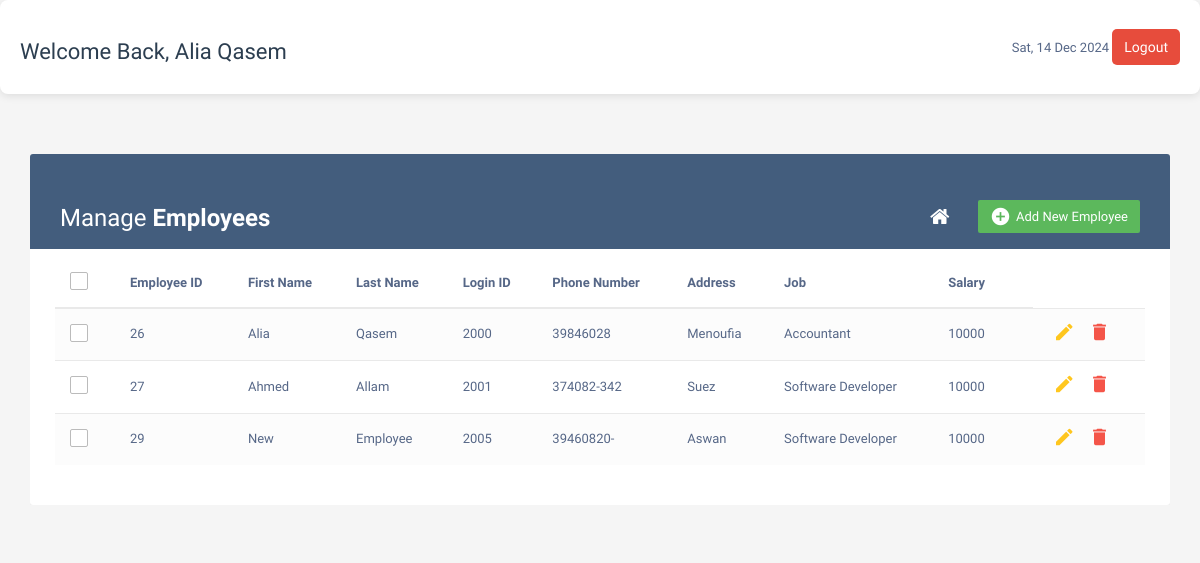
The app's page /employeecrud.php (signed in), older data.
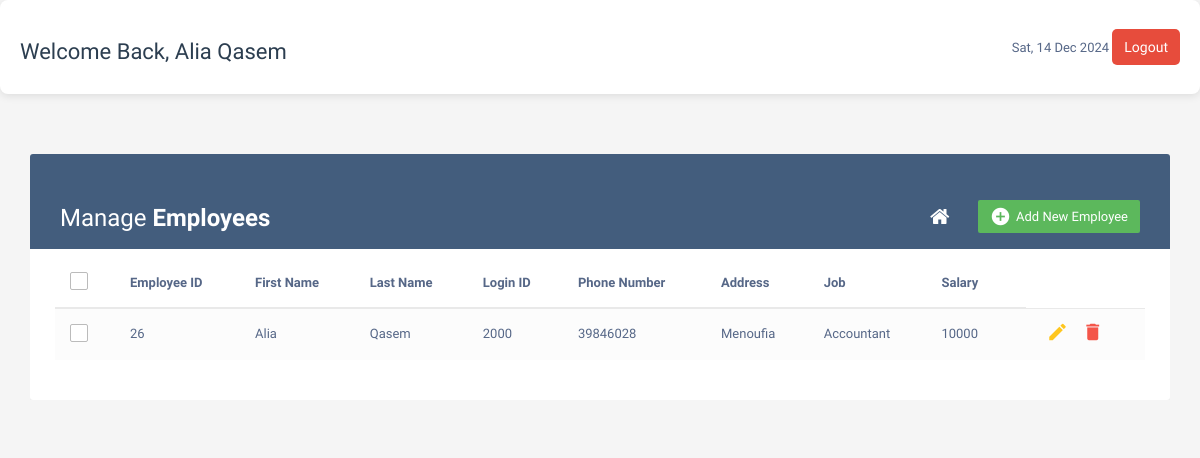
The same page, newer data.
### tables this page shows
CREATE TABLE `employee` (
  `employee_id` int(11) NOT NULL,
  `person_id` int(11) NOT NULL,
  `department_id` int(11) DEFAULT NULL,
  `logi_id` int(14) NOT NULL,
  `password` varchar(225) NOT NULL
);

CREATE TABLE `person` (
  `person_id` int(11) NOT NULL,
  `first_name` varchar(225) NOT NULL,
  `last_name` varchar(225) NOT NULL,
  `age` int(10) NOT NULL,
  `address` varchar(225) NOT NULL,
  `phone_number` varchar(11) NOT NULL,
  `date_of_birth` date NOT NULL,
  `absent_times` int(10) DEFAULT NULL,
  `salary` decimal(20,0) NOT NULL,
  `job_title` varchar(225) NOT NULL,
  `gender` enum('male','female') NOT NULL,
  `role` enum('admin','employee','manager') NOT NULL
);

### employeecrud.php (the view, shortened to what this page needs)
<?php include("config.php"); ?>
<?php
$user_name = $_SESSION['user_name'];
?>
<!DOCTYPE html>
<html lang="en">
<head>
    <link rel="stylesheet" href="dashboard.css">
    <link rel="stylesheet" href="https://maxcdn.bootstrapcdn.com/font-awesome/4.7.0/css/font-awesome.min.css">
    <link rel="stylesheet" href="https://maxcdn.bootstrapcdn.com/bootstrap/3.3.7/css/bootstrap.min.css">
</head>
<body>
    <div class="header">
        <h3>Welcome Back, <?php echo $user_name; ?></h3>
        <div>
            <span id="currentDate"></span>
            <button class="btn-signout ms-3" onclick="logout()">Logout</button>
        </div>
    </div>
    <div class="container">
        <div class="table-responsive">
            <div class="table-wrapper">
                <div class="table-title">
                    <div class="row">
                        <div class="col-xs-6">
                            <h2>Manage <b>Employees</b></h2>
                        </div>
                        <div class="col-xs-6">
                            <a href="#addEmployeeModal" class="btn btn-success" data-toggle="modal"><i
                                    class="material-icons">&#xE147;</i> <span>Add New Employee</span></a>
                            <a href="dashboard.php" class="btn btn-secondary"><i class="fa fa-home"></i></a>
                        </div>
                    </div>
                </div>
                <table class="table table-striped table-hover">
                    <thead>
                        <tr>
                            <th>
                                <span class="custom-checkbox">
                                    <label for="selectAll"></label>
                                </span>
                            </th>
                            <th>Employee ID</th>
                            <th>First Name</th>
                            <th>Last Name</th>
                            <th>Login ID</th>
                            <th>Phone Number</th>
                            <th>Address</th>
                            <th>Job</th>
                            <th>Salary</th>
                        </tr>
                    </thead>
                    <tbody>
                        <?php
                        $query = "
            SELECT
            employee.employee_id,
            employee.logi_id,
            person.first_name,
            person.last_name,
            person.phone_number AS phone,
            person.address,
            person.job_title AS job,
            person.salary
        FROM
            employee
        JOIN
            person
        ON
            employee.person_id = person.person_id
        ";
                        $result = $database->prepare($query);
                        if (!$result) {
                            die("query failed" . mysqli_error($mysql));
                        } else {
                            $stmt = $database->prepare($query);
                            $stmt->execute();
                            $result = $stmt->fetchAll(PDO::FETCH_ASSOC);
                            foreach ($result as $row) {
                                ?>
                                <tr>
                                    <td>
                                        <span class="custom-checkbox">
                                            <label for="checkbox1"></label>
                                        </span>
                                    </td>
                                    <td><?php echo $row['employee_id']; ?></td>
                                    <td><?php echo $row['first_name']; ?></td>
                                    <td><?php echo $row['last_name']; ?></td>
                                    <td><?php echo $row['logi_id']; ?></td>
                                    <td><?php echo $row['phone']; ?></td>
                                    <td><?php echo $row['address']; ?></td>
                                    <td><?php echo $row['job']; ?></td>
                                    <td><?php echo $row['salary']; ?></td>
                                    <td>
                                        <a href="update_emp.php?id=<?php echo $row['employee_id']; ?>" class="edit"><i
                                                class="material-icons" data-toggle="tooltip" title="Edit">&#xE254;</i></a>
                                        <a href="delete_emp.php?id=<?php echo $row['employee_id']; ?>" class="delete"
                                            data-toggle="modal"><i class="material-icons" data-toggle="tooltip"
                                                title="Delete">&#xE872;</i></a>
                                    </td>
                                </tr>
                                <?php
                            }
                        }
                        ?>
                    </tbody>
                </table>
            </div>
        </div>
    </div>
</body>
</html>

Row changes from the older to the newer data that the page shows:
removed employee: employee_id "27", person.first_name "Ahmed", person.last_name "Allam", logi "2001", person.phone_number "374082-342", person.address "Suez", person.job_title "Software Developer", person.salary "10000"
removed employee: employee_id "29", person.first_name "New", person.last_name "Employee", logi "2005", person.phone_number "39460820-", person.address "Aswan", person.job_title "Software Developer", person.salary "10000"
